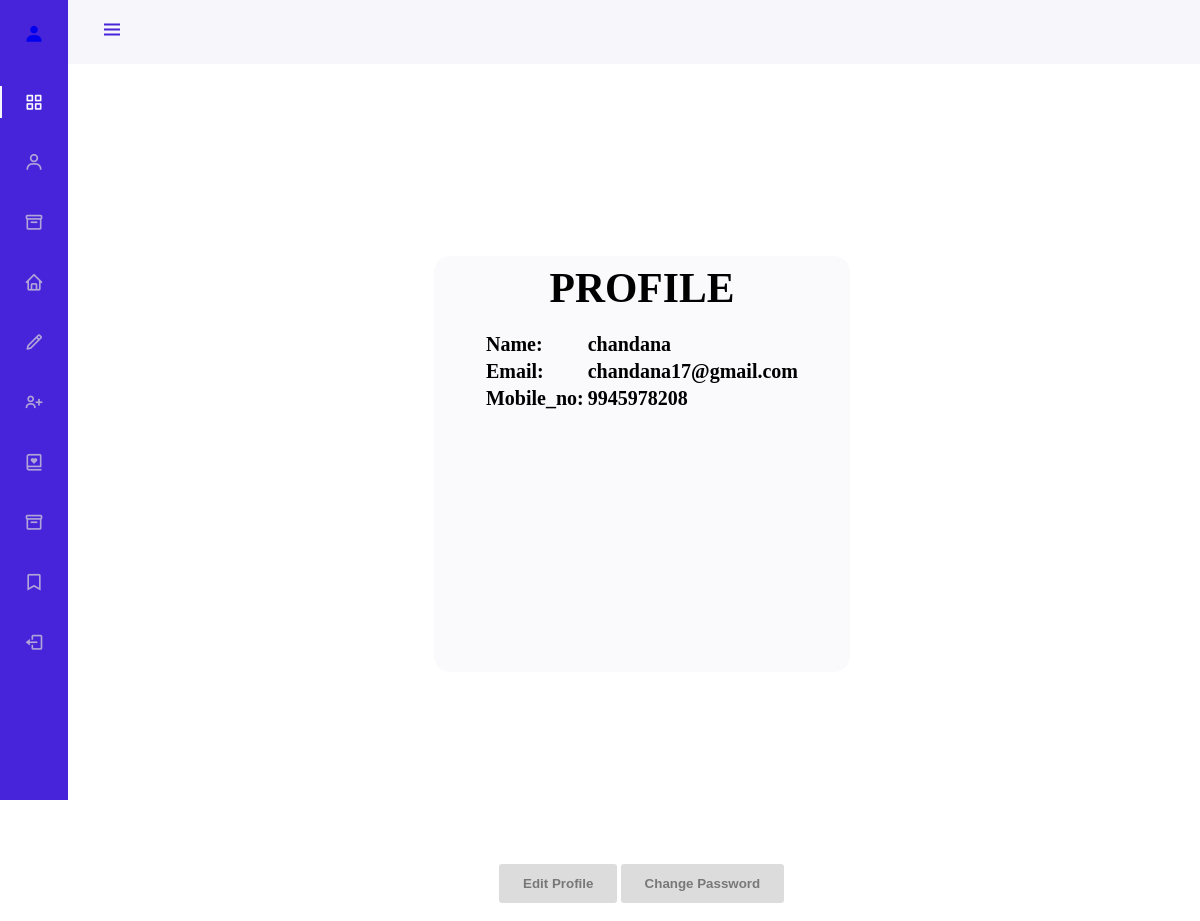
The page /adminviewprofile.php (signed in) on the database its author committed.
### tables this page shows
CREATE TABLE `admin_reg` (
  `adname` varchar(20) NOT NULL,
  `admin_id` varchar(15) NOT NULL,
  `admin_email_id` varchar(25) NOT NULL,
  `admin_mobile_no` varchar(10) NOT NULL,
  `admin_password` varchar(20) NOT NULL
);

### adminviewprofile.php (the view, shortened to what this page needs)
<?php
$conn=new mysqli("localhost","root","","realestate");
$admin_id = $_SESSION['admin_id'];
$sql = "SELECT * FROM admin_reg WHERE admin_id='$admin_id'";
$result = mysqli_query($conn , $sql);
if(mysqli_num_rows($result) > 0)
{
	while($row = mysqli_fetch_assoc($result))
	{
$adname=$row['adname'];
$admin_id=$row['admin_id'];
$admin_email_id=$row['admin_email_id'];
$admin_mobile_no=$row['admin_mobile_no'];
	}
}
?>
<!DOCTYPE html>
<html>
<head>
        <link href='https://cdn.jsdelivr.net/npm/boxicons@2.0.5/css/boxicons.min.css' rel='stylesheet'>
        <link rel="stylesheet" href="assets/css/styles.css">
    </head>
 </head>
  <body id="body-pd">
        <header class="header" id="header">
            <div class="header__toggle">
                <i class='bx bx-menu' id="header-toggle"></i>
            </div>
            <div class="header__img">
                <img src="assets/img/home" alt="">
            </div>
        </header>
        <div class="l-navbar" id="nav-bar">
            <nav class="nav">
                <div>
                    <a href="#" class="nav__logo">
                        <i class='bx bxs-user nav__icon'></i>
                    </a>
                    <div class="nav__list">
                        <a href="admindashboard.php" class="nav__link active">
                        <i class='bx bx-grid-alt nav__icon' ></i>
                        </a>
                        <a href="adminviewprofile.php" class="nav__link">
                            <i class='bx bx-user nav__icon' ></i>
                        </a>
                         <a href="adminay.php" class="nav__link">
                            <i class='bx bx-box nav__icon' ></i>
                        </a>
                        <a href="propadd.php" class="nav__link">
                            <i class='bx bx-home nav__icon' ></i>
                        </a>
                            <a href="up2.php" class="nav__link">
                            <i class='bx bx-pencil nav__icon' ></i>
                            <span class="nav__name">Update/Delete</span></a>
                       <a href="newadreg.html" class="nav__link">
                            <i class='bx bx-user-plus nav__icon'></i>
                        </a>
                      <a href="fetch.php" class="nav__link">
                            <i class='bx bx-book-heart nav__icon'></i>
                        </a>
                        <a href="viewfeedback.php" class="nav__link">
                            <i class='bx bx-box nav__icon' ></i>
                        </a>
                            <a href="blog.php" class="nav__link">
                                <i class='bx bx-bookmark nav__icon' ></i>
                            </a>
                        <a href="index.html" class="nav__link">
                            <i class='bx bx-log-out nav__icon'></i>
                        </a>
                    </div>
                </div>
            </nav>
        </div>
<div class="center">
  <div class="property-card">
    <div class="property-description">
      <h5> PROFILE </h5>
	  <br>
	  <center>
	  <table>
	    <tr>
        <td><b>Name: </b></td>
        <td><b><?php echo $adname;?></b></td>
		</tr>
		<tr>
		<td><b>Email: </b></td>
		<td><b><?php echo $admin_email_id;?></b></td>
		</tr>
		<tr>
		<td><b>Mobile_no: </b></td>
		<td><b><?php echo $admin_mobile_no;?></b></td>
		</tr>
		</table>
    </div>
	</div>
    </div>
<center>
<a href="adminupdateprofile.php?GetId=<?php echo $admin_id ?>">
<button class="btn1">Edit Profile</button>
</a>
 <a href="adminchangepass.php?GetId=<?php echo $admin_id ?>">
<button class="btn1">Change Password</button>
</a>
<br><br>
</center>
</body>
</html>

### assets/css/styles.css (style rules this page uses)
:root { --header-height: 3rem; --nav-width: 68px; --first-color: #4723D9; --first-color-light: #AFA5D9; --white-color: #F7F6FB; --body-font: 'Nunito', sans-serif; --normal-font-size: 1rem; --z-fixed: 100; }
*,::before,::after { box-sizing: border-box; }
body { position: relative; margin: var(--header-height) 0 0 0; padding: 0 1rem; font-family: var(--body-font); font-size: var(--normal-font-size); transition: .5s; }
a { text-decoration: none; }
.header { width: 100%; height: var(--header-height); position: fixed; top: 0; left: 0; display: flex; align-items: center; justify-content: space-between; padding: 0 1rem; background-color: var(--white-color); z-index: var(--z-fixed); transition: .5s; }
.header__toggle { color: var(--first-color); font-size: 1.5rem; cursor: pointer; }
.header__img { width: 35px; height: 35px; display: flex; justify-content: center; border-radius: 50%; overflow: hidden; }
.header__img img { width: 40px; }
.l-navbar { position: fixed; top: 0; left: -30%; width: var(--nav-width); height: 100vh; background-color: var(--first-color); padding: .5rem 1rem 0 0; transition: .5s; z-index: var(--z-fixed); }
.nav { height: 100%; display: flex; flex-direction: column; justify-content: space-between; overflow: hidden; }
.nav__logo, .nav__link { display: grid; grid-template-columns: max-content max-content; align-items: center; column-gap: 1rem; padding: .5rem 0 .5rem 1.5rem; }
.nav__logo { margin-bottom: 2rem; }
.nav__link { position: relative; color: var(--first-color-light); margin-bottom: 1.5rem; transition: .3s; }
.nav__icon { font-size: 1.25rem; }
.active { color: var(--white-color); }
.active::before { content: ''; position: absolute; left: 0; width: 2px; height: 32px; background-color: var(--white-color); }
@media screen and (min-width: 768px) { body { margin: calc(var(--header-height) + 1rem) 0 0 0; padding-left: calc(var(--nav-width) + 2rem); } }
@media screen and (min-width: 768px) { .header { height: calc(var(--header-height) + 1rem); padding: 0 2rem 0 calc(var(--nav-width) + 2rem); } }
@media screen and (min-width: 768px) { .header__img { width: 40px; height: 40px; } }
@media screen and (min-width: 768px) { .header__img img { width: 45px; } }
@media screen and (min-width: 768px) { .l-navbar { left: 0; padding: 1rem 1rem 0 0; } }

### adminviewprofile.php (style rules this page uses)
* { -webkit-box-sizing: border-box; box-sizing: border-box; }
h5 { margin:0px; font-size:2.6em; font-weight:700; }
table td { font-size:20px; }
.center { height:100vh; width:100%; display: flex; justify-content: center; align-items: center; }
.btn1 { display: inline-block; padding: 12px 24px; background: rgb(220,220,220); font-weight: bold; color: rgb(120,120,120); border: none; outline: none; border-radius: 3px; cursor: pointer; transition: ease .3s; position:relative; margin-left:-0.8px; }
body { height: 100%; font-family: montserrat; background-image: url(''); width: 100%; height: 100vh; }
.property-card { height:26em; width:26em; display:-webkit-box; display:-ms-flexbox; display:flex; -webkit-box-orient:vertical; -webkit-box-direction:normal; -ms-flex-direction:column; flex-direction:column; position:relative; -webkit-transition:all 0.4s cubic-bezier(0.645, 0.045, 0.355, 1); -o-transition:all 0.4s cubic-bezier(0.645, 0.045, 0.355, 1); transition:all 0.4s cubic-bezier(0.645, 0.045, 0.355, 1); border-radius:16px; overflow:hidden; -webkit-box-shadow: 15px 15px 27px #e1e1e3, -15px -15px 27px #ffffff; box-shadow:none; }
.property-description { background-color: #FAFAFC; height:33em; width:26em; position:absolute; top:0em; -webkit-transition:all 0.4s cubic-bezier(0.645, 0.045, 0.355, 1); -o-transition:all 0.4s cubic-bezier(0.645, 0.045, 0.355, 1); transition:all 0.4s cubic-bezier(0.645, 0.045, 0.355, 1); padding: 0.5em 1em; text-align:center; }

### rows shown on the page
admin_reg: adname "chandana", admin_email "chandana17@gmail.com", admin_mobile_no "9945978208"
